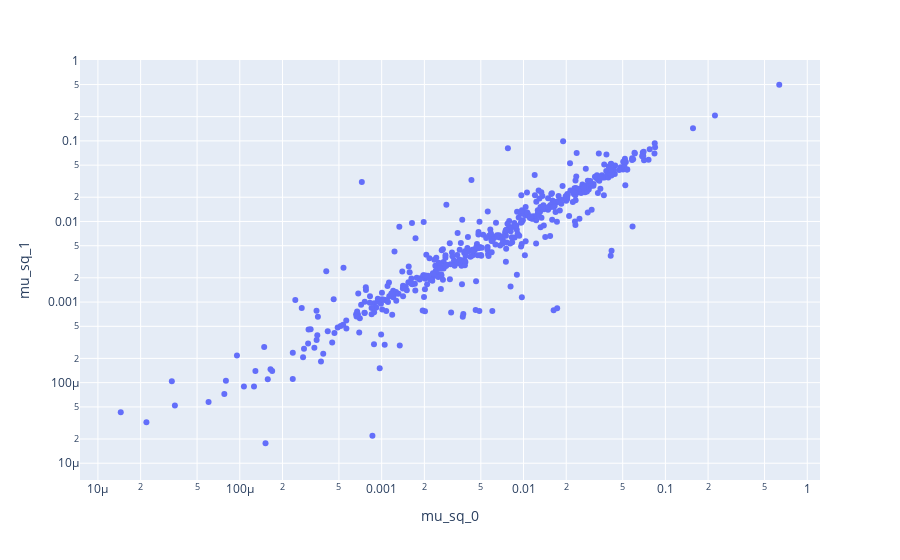

Here is the notebook cell this chart was saved with:
### Code cell
fig = px.scatter(fp, x='mu_sq_0', y='mu_sq_1', log_x=True, log_y=True)
fig.show()

### Figure 1 — Plotly figure (JSON) as saved in the notebook; plotly's stock layout.template omitted (floating-point values rounded to 4 significant figures; data arrays with more than 128 entries replaced by an {"elided": "..."} marker saying what was removed)
{"data": [{"hovertemplate": "mu_sq_0=%{x}<br>mu_sq_1=%{y}<extra></extra>", "legendgroup": "", "marker": {"color": "#636efa", "symbol": "circle"}, "mode": "markers", "name": "", "orientation": "v", "showlegend": false, "type": "scatter", "x": {"elided": "802 float values"}, "xaxis": "x", "y": {"elided": "802 float values"}, "yaxis": "y"}], "layout": {"legend": {"tracegroupgap": 0}, "margin": {"t": 60}, "xaxis": {"anchor": "y", "domain": [0, 1], "title": {"text": "mu_sq_0"}, "type": "log"}, "yaxis": {"anchor": "x", "domain": [0, 1], "title": {"text": "mu_sq_1"}, "type": "log"}}}
